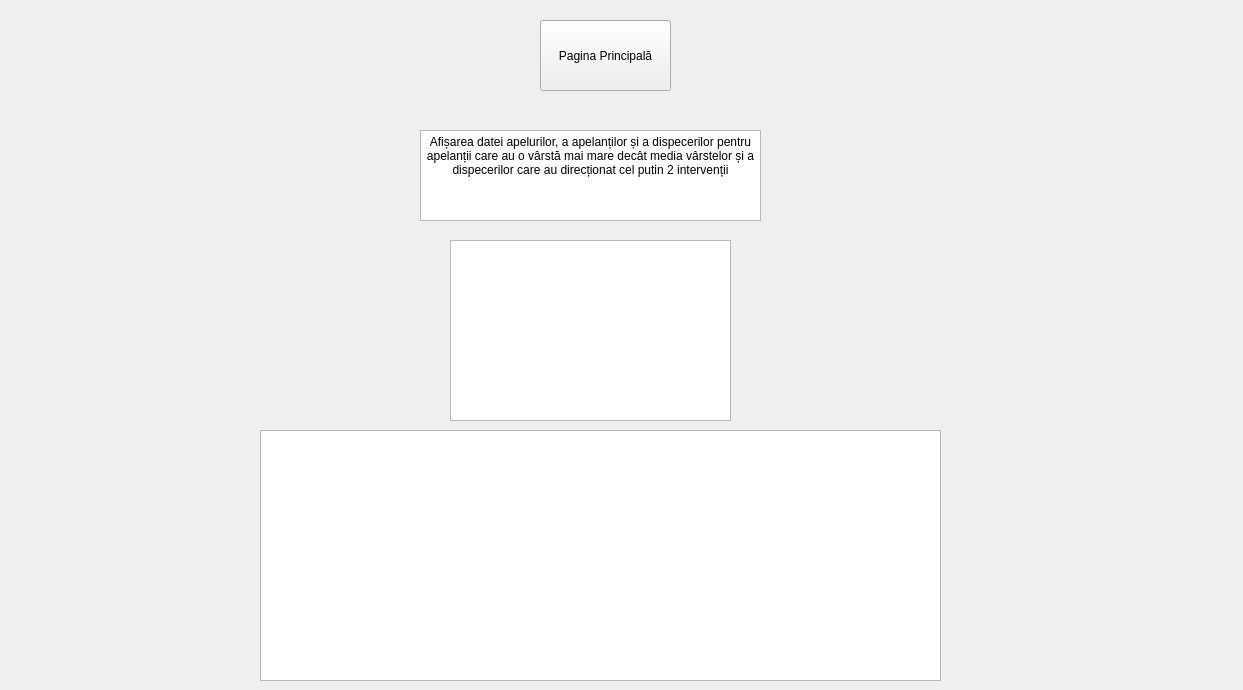
<?xml version="1.0" encoding="UTF-8"?>
<ui version="4.0">
 <class>Form</class>
 <widget class="QWidget" name="Form">
  <property name="geometry">
   <rect>
    <x>0</x>
    <y>0</y>
    <width>1243</width>
    <height>690</height>
   </rect>
  </property>
  <property name="windowTitle">
   <string>Form</string>
  </property>
  <widget class="QPushButton" name="pushButton">
   <property name="geometry">
    <rect>
     <x>540</x>
     <y>20</y>
     <width>131</width>
     <height>71</height>
    </rect>
   </property>
   <property name="text">
    <string>Pagina Principală</string>
   </property>
  </widget>
  <widget class="QTableView" name="tableView">
   <property name="geometry">
    <rect>
     <x>260</x>
     <y>430</y>
     <width>681</width>
     <height>251</height>
    </rect>
   </property>
  </widget>
  <widget class="QTableView" name="tableView_2">
   <property name="geometry">
    <rect>
     <x>450</x>
     <y>240</y>
     <width>281</width>
     <height>181</height>
    </rect>
   </property>
  </widget>
  <widget class="QTextEdit" name="textEdit">
   <property name="geometry">
    <rect>
     <x>420</x>
     <y>130</y>
     <width>341</width>
     <height>91</height>
    </rect>
   </property>
   <property name="readOnly">
    <bool>true</bool>
   </property>
   <property name="html">
    <string>&lt;!DOCTYPE HTML PUBLIC &quot;-//W3C//DTD HTML 4.0//EN&quot; &quot;http://www.w3.org/TR/REC-html40/strict.dtd&quot;&gt;
&lt;html&gt;&lt;head&gt;&lt;meta name=&quot;qrichtext&quot; content=&quot;1&quot; /&gt;&lt;meta charset=&quot;utf-8&quot; /&gt;&lt;style type=&quot;text/css&quot;&gt;
p, li { white-space: pre-wrap; }
hr { height: 1px; border-width: 0; }
li.unchecked::marker { content: &quot;\2610&quot;; }
li.checked::marker { content: &quot;\2612&quot;; }
&lt;/style&gt;&lt;/head&gt;&lt;body style=&quot; font-family:'Segoe UI'; font-size:9pt; font-weight:400; font-style:normal;&quot;&gt;
&lt;p align=&quot;center&quot; style=&quot; margin-top:0px; margin-bottom:0px; margin-left:0px; margin-right:0px; -qt-block-indent:0; text-indent:0px;&quot;&gt;Afișarea datei apelurilor, a apelanților și a dispecerilor pentru apelanții care au o vârstă mai mare decât media vârstelor și a dispecerilor care au direcționat cel putin 2 intervenții&lt;/p&gt;&lt;/body&gt;&lt;/html&gt;</string>
   </property>
  </widget>
 </widget>
 <resources/>
 <connections/>
</ui>
